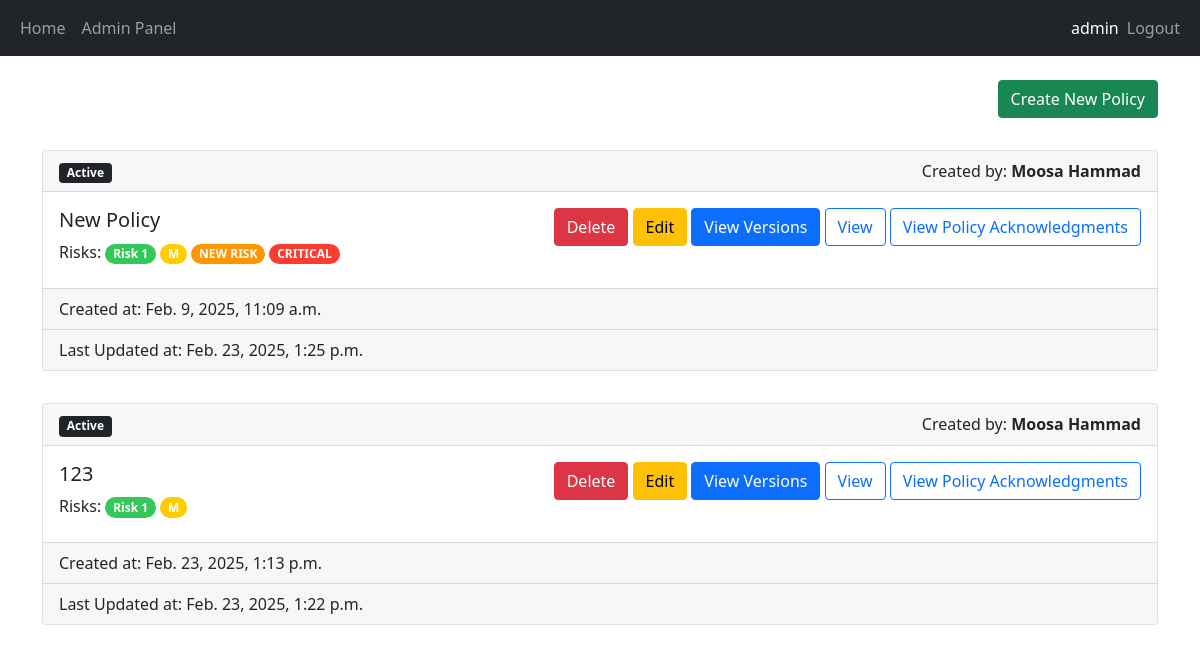
/policy-list (signed in), run on the app's committed database.
### security/models.py (models this page shows, shortened)
class Policy(models.Model):
    Status = [
        ("DRAFT", "Draft"),
        ("IN_REVIEW", "In Review"),
        ("APPROVED", "Approved"),
        ("ACTIVE", "Active"),
        ("ARCHIVED", "Archived"),
    ]
    title = models.CharField(max_length=100)
    content = models.TextField(max_length=250)
    status = models.CharField(max_length=25, choices=Status, default="DRAFT")
    created_by = models.ForeignKey(User, on_delete=models.CASCADE)
    created_at = models.DateTimeField(auto_now_add=True)
    updated_at = models.DateTimeField(auto_now=True)
    risks = models.ManyToManyField(Risk)
    compliance_standards = models.ManyToManyField(ComplianceStandard)
    tracker = FieldTracker()
    version_count = models.IntegerField(default=0)

class Risk(models.Model):
    Severity_Levels = [
        ("LOW", "Low"),
        ("MEDIUM", "Medium"),
        ("HIGH", "High"),
        ("CRITICAL", "Critical"),
    ]
    name = models.CharField(max_length=100)
    description = models.TextField(max_length=250)
    severity = models.CharField(max_length=100, choices=Severity_Levels, default="LOW")
    updated_at = models.DateTimeField(auto_now=True)
    tracker = FieldTracker()

### security/views.py (the view, shortened to what this page needs)
# urls.py: path('policy-list', views.view_policies, name='view_policies'),
@login_required(login_url="/login")
@permission_required(["security.view_policy", "security.delete_policy"], login_url="/access-denied")
def view_policies(request):
    policies = Policy.objects.all()
    return render(request, 'security/list_policy.html', {"policies": policies})

### security/templates/security/list_policy.html (shortened to what this page needs)
{% extends 'main/base.html' %}
{% block content %}
<div class="text-end">
    <a class="btn btn-success" href="/create-policy">Create New Policy</a>
</div>
<br/>
{% for policy in policies %}
<div class="card mt-2">
    <div class="card-header">
        <div class="row">
            <div class="col-md-6"><span class="badge bg-dark text-left">{{policy.get_status_display}}</span></div>
            <div class="text-end col-md-6">Created by: <strong>{{ policy.created_by.first_name }} {{ policy.created_by.last_name }}</strong></div>
        </div>
    </div>
    <div class="card-body d-flex flex-row justify-content-between">
        <div class="card-title">
            <h5>{{ policy.title }}</h5>
            <span>Risks: </span>
            {% for risk in policy.risks.all %}
                <span class="badge rounded-pill {{risk.get_severity_display.lower}}-severity">{{risk.name}}</span>
            {% endfor %}
        </div>
        <div>
            <form method="post">
                {% if perms.security.delete_policy %}
                <button type="submit" class="btn btn-danger" name="policy-id-delete" value="{{policy.id}}">Delete</button>
                {% endif %}
                {% if perms.security.change_policy %}
                <a class="btn btn-warning" href="{% url 'edit_policy' policy.pk %}">Edit</a>
                {% endif %}
                {% if perms.security.view_policyversion %}
                <a class="btn btn-primary" href="{% url 'view_policy_versions' policy.pk %}">View Versions</a>
                {% endif %}
                {% if perms.security.view_policyacknowledgment %}
                <a class="btn btn-outline-primary" href="{% url 'view_policy' policy.pk %}">View</a>
                {% endif %}
                {% if perms.security.view_policyacknowledgment %}
                <a class="btn btn-outline-primary" href="{% url 'view_policy_acknowledgments' policy.pk %}">View Policy Acknowledgments</a>
                {% endif %}
            </form>
        </div>
    </div>
    <div class="card-footer">Created at: {{ policy.created_at }}</div>
    <div class="card-footer">Last Updated at: {{ policy.updated_at }}</div>
</div>
<br/>
{% empty %}
<p>No policies available.</p>
{% endfor %}
{% endblock %}

### main/templates/main/base.html (shortened to what this page needs)
<!DOCTYPE html>
<html lang="en">
<head>
    <link href="https://cdn.jsdelivr.net/npm/bootstrap@5.0.2/dist/css/bootstrap.min.css" rel="stylesheet">
    {% load static %}
    <link rel="stylesheet" href="{% static 'main/style.css' %}" />
</head>
<body>
    <nav class="navbar navbar-expand-lg navbar-dark bg-dark">
        <div class="container-fluid">
            <div>
                <ul class="navbar-nav">
                    <li class="nav-item">
                        <a class="nav-link" href="/home">Home</a>
                    </li>
                    {% if user.is_superuser %}
                        <li class="nav-item">
                            <a class="nav-link" href="{% url 'admin:index' %}">Admin Panel</a>
                        </li>
                    {% endif %}
                </ul>
            </div>
            <div>
                <ul class="navbar-nav">
                    {% if user.is_authenticated %}
                    <span class="navbar-text text-white">{{ user.username }}</span>
                    <li class="nav-item">
                        <a class="nav-link" href="/logout">Logout</a>
                    </li>
                    {% else %}
                    <li class="nav-item">
                        <a class="nav-link" href="/login">Login</a>
                    </li>
                    {% endif %}
                </ul>
            </div>
        </div>
    </nav>
    <br/>
    <div class="container">
        {% block content %}
        {% endblock %}
    </div>
</body>
</html>

### main/static/main/style.css (style rules this page uses)
.low-severity { background-color: #34C759; }
.medium-severity { background-color: #FFCC00; }
.high-severity { background-color: #FF9500; }
.critical-severity { background-color: #FF3B30; }

### data on the page
Policy: status "Active", created_by.first_name "Moosa", created_by.last_name "Hammad", title "New Policy", {{ policy.id }} 18 (drawn), created_at "Feb. 9, 2025, 11:09 a.m.", updated_at "Feb. 23, 2025, 1:25 p.m."
Risk: name "Risk 1"
Risk: name "M"
Risk: name "NEW RISK"
Risk: name "CRITICAL"
Policy: status "Active", created_by.first_name "Moosa", created_by.last_name "Hammad", title "123", {{ policy.id }} 35 (drawn), created_at "Feb. 23, 2025, 1:13 p.m.", updated_at "Feb. 23, 2025, 1:22 p.m."

### other printed values
{{ user.username }} "admin"
